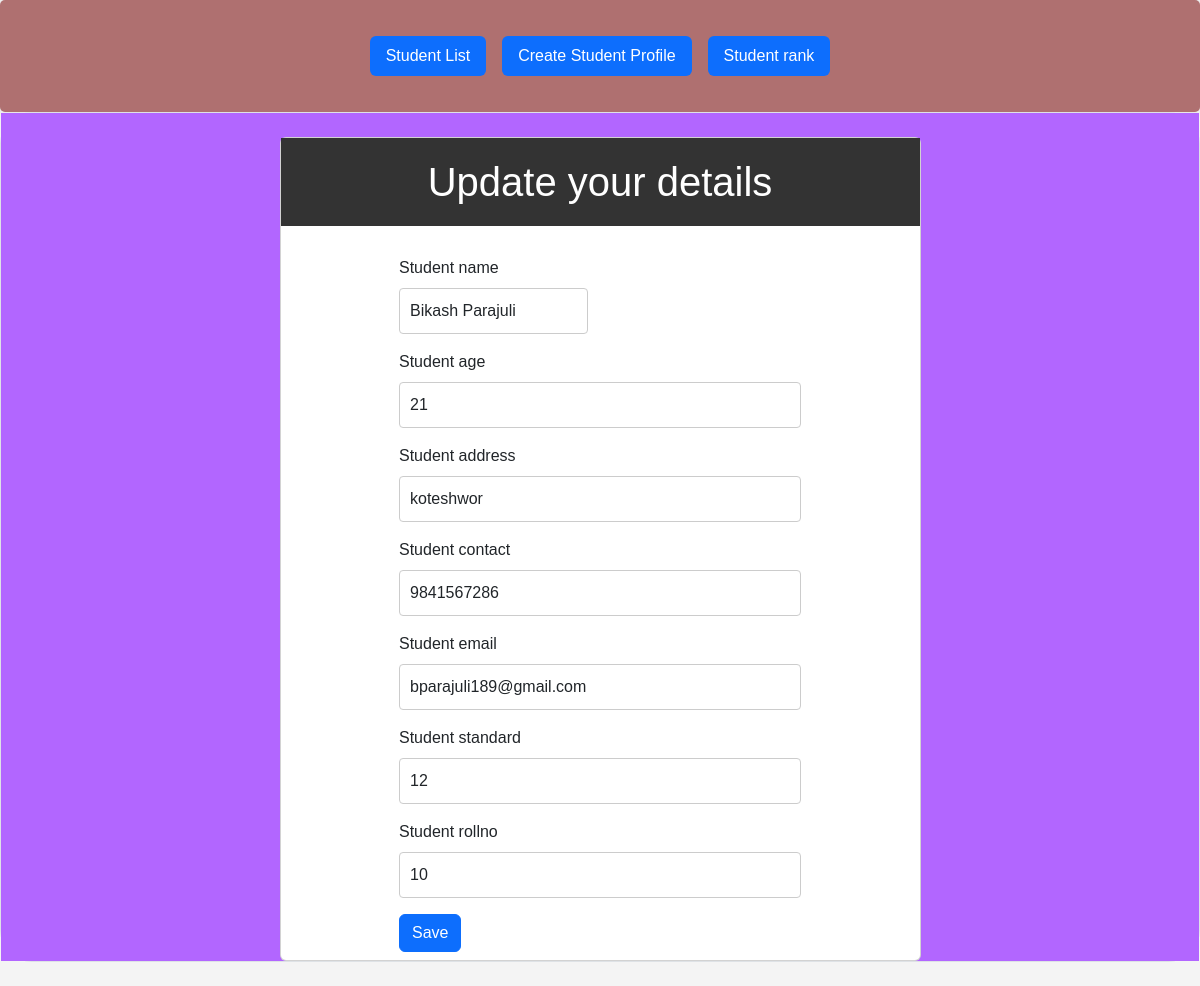
Screenshot of /update/110/update/ with the database file from the repository.
### grading_tool/models.py (models this page shows, shortened)
class Student_profile(models.Model):
    student_name = models.CharField(max_length=100)
    student_age = models.IntegerField()
    student_rollno = models.IntegerField()
    student_address = models.CharField(max_length=250)
    student_contact = models.IntegerField()
    student_email = models.CharField(blank=True, null=True, max_length=250)
    student_standard = models.IntegerField()
    student_photo = models.ImageField(upload_to='student_photos/', null=True, blank=True)

### grading_tool/views.py (the view)
# urls.py: path('update/<int:pk>/update/', StudentUpdateView.as_view(),name='update'),
class StudentUpdateView(UpdateView):
    model = Student_profile
    form_class = StudentForm
    template_name = 'update.html'
    success_url = reverse_lazy('student_list')

### grading_tool/forms.py
class StudentForm(forms.ModelForm):
    class Meta:
        model = Student_profile
        fields = "__all__"

### grading_tool/templates/update.html (shortened to what this page needs)
{% extends 'base.html' %}
{% load i18n django_bootstrap5 %}
{% block content %}
{% load static %}
<link rel="stylesheet" type="text/css" href="{% static 'Update.css' %}">
<section class="pb-4">
  <div class="border rounded-5">
        <div class="mask d-flex align-items-center h-100 gradient-custom-3">
          <div class="container h-100">
            <div class="row d-flex justify-content-center align-items-center h-100">
              <div class="col-12 col-md-9 col-lg-7 col-xl-7">
                <div class="card mt-4 ">
                   <form method="post">
                        <div class="heading text-center">
                          <h1>Update your details</h1>
                        </div>
                          <div class="container col-md-7 col-lg-8">
                           <div class="row">
                              <div class="col-sm-6">
                                {% bootstrap_field form.student_name show_label=True %}
                              </div>
                              <div class="col-sm-12">
                                {% bootstrap_field form.student_age show_label=True%}
                              </div>
                              <div class="col-sm-12">
                                {% bootstrap_field form.student_address show_label=True %}
                              </div>
                              <div class="col-sm-12">
                                {% bootstrap_field form.student_contact show_label=True %}
                              </div>
                              <div class="col-sm-12">
                                {% bootstrap_field form.student_email show_label=True %}
                              </div>
                              <div class="col-sm-12">
                                {% bootstrap_field form.student_standard show_label=True %}
                              </div>
                              <div class="col-sm-12">
                                {% bootstrap_field form.student_rollno show_label=True %}
                              </div>
                              <div class="mb-2">
                               {% bootstrap_button "Save" button_type="submit" button_class="btn-primary" %}
                              </div>
                           </div>
                   </form>
                </div>
              </div>
            </div>
        </div>
  </div>
</section>
{% endblock %}

### grading_tool/static/update.css (style rules this page uses)
body { font-family: Arial, sans-serif; background-color: #f4f4f4; }
.heading { background-color: #333; color: white; padding: 20px 0; margin-bottom: 30px; }
h1 { margin: 0; }
input[type="text"], input[type="number"] { width: 100%; padding: 10px; margin-bottom: 15px; border: 1px solid #ccc; border-radius: 4px; box-sizing: border-box; }
.gradient-custom-3 { background:#b266ff }

### rows the page displays
Student_profile: student_name "Bikash Parajuli", student_age "21", student_address "koteshwor", student_contact "9841567286", student_email "bparajuli189@gmail.com", student_standard "12", student_rollno "10"
